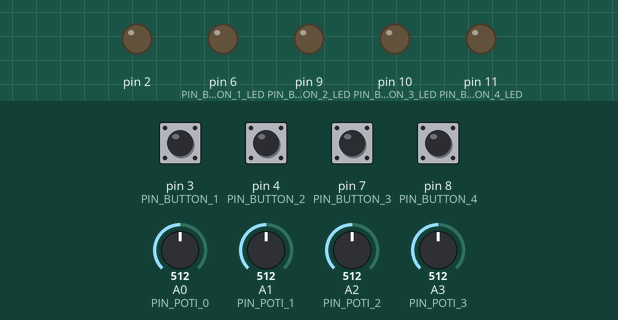
This program was run on a simulated Arduino Uno, built with avr-gcc and run on an emulated ATmega328P. Parts: output pins drawn as LEDs (lit = HIGH). The test bench sets the inputs (shaded band); at power-on: pin 3 (PIN_BUTTON_1), pin 4 (PIN_BUTTON_2), pin 7 (PIN_BUTTON_3), pin 8 (PIN_BUTTON_4) HIGH, A0 (PIN_POTI_0) = 512, A1 (PIN_POTI_1) = 512, A2 (PIN_POTI_2) = 512, A3 (PIN_POTI_3) = 512.

Above: at 1.2 s.
1.3 s: pin 3 (PIN_BUTTON_1) pulled LOW for 1 s
At 3.5 s:
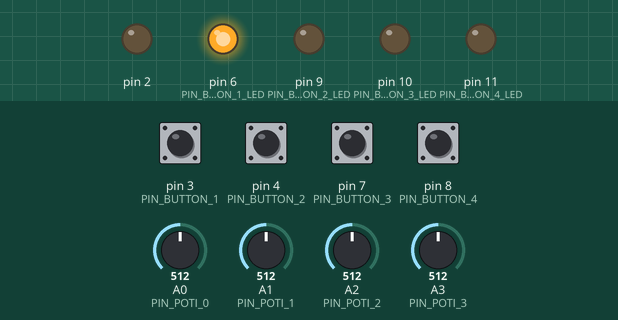
3.8 s: pin 4 (PIN_BUTTON_2) pulled LOW for 0.15 s
At 4.3 s:
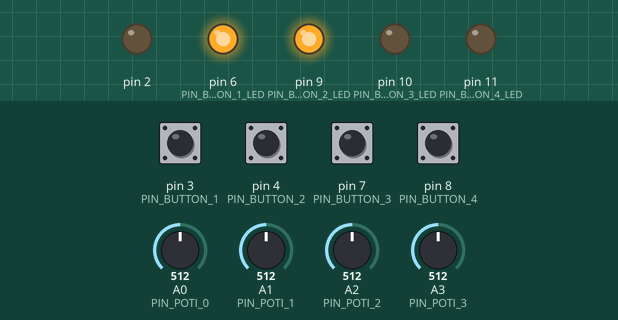
5.4 s: pin 7 (PIN_BUTTON_3) pulled LOW for 0.15 s
At 6.7 s:
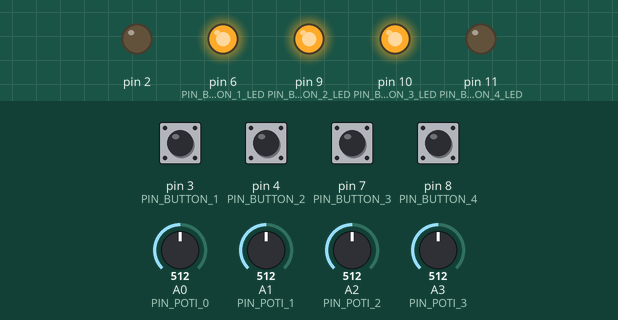
7.0 s: pin 8 (PIN_BUTTON_4) pulled LOW for 0.15 s
At 7.9 s:
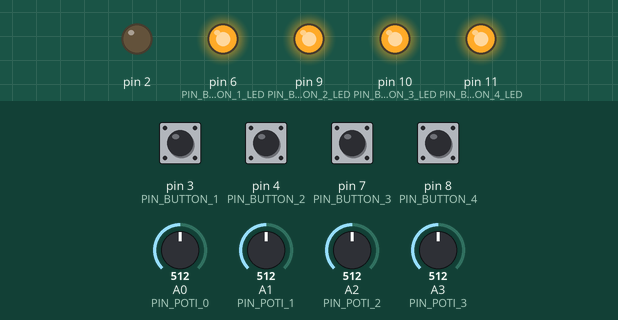
8.6 s: pin 3 (PIN_BUTTON_1) pulled LOW for 0.15 s
At 9.1 s:
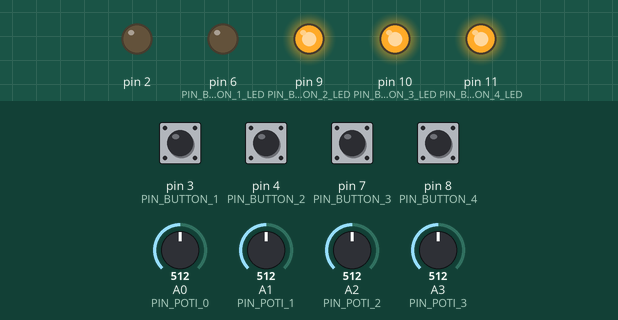
10.2 s: pin 4 (PIN_BUTTON_2) pulled LOW for 1 s
At 11.6 s:
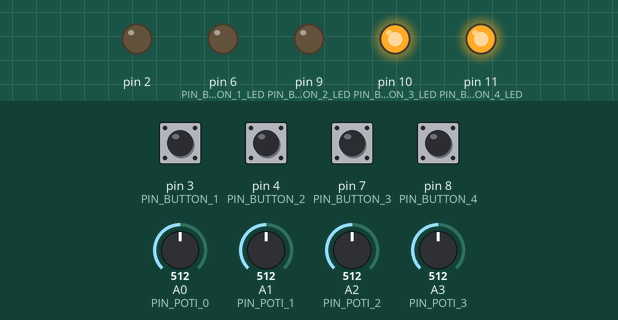
Timing chart, 0 to 13.2 s (numbered marks = the images above; inputs shaded):
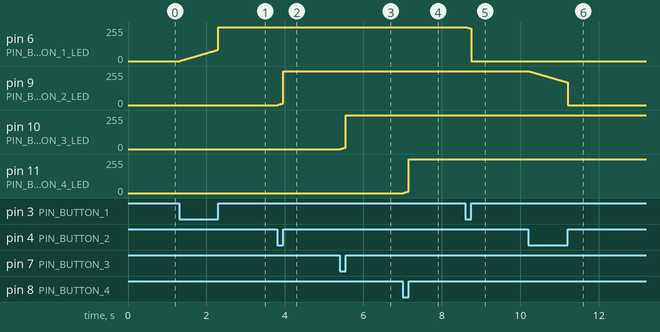

Measured:
- after the input at 1.3 s, pin 6 (PIN_BUTTON_1_LED): moves from 0/255 to 255/255 over 0.99 s, starting at once
- after the input at 3.8 s, pin 9 (PIN_BUTTON_2_LED): moves from 0/255 to 255/255 over 0.14 s, starting at once
- after the input at 5.4 s, pin 10 (PIN_BUTTON_3_LED): moves from 0/255 to 255/255 over 0.14 s, starting at once
- after the input at 7.0 s, pin 11 (PIN_BUTTON_4_LED): moves from 0/255 to 255/255 over 0.14 s, starting at once
- after the input at 8.6 s, pin 6 (PIN_BUTTON_1_LED): moves from 255/255 to 0/255 over 0.14 s, starting at once
- after the input at 10.2 s, pin 9 (PIN_BUTTON_2_LED): moves from 255/255 to 0/255 over 0.99 s, starting at once

The program:

main.cpp
```cpp
#include <Arduino.h>
#include "ControlChain.h"
#include "control_chain.h"

// enums
enum SOFTBUTTON_STATUS{
        OFF,
        ON,
        FADING_DOWN,
        FADING_UP
};

// settings
uint32_t DEFAULT_FADE_TIME = 3000; // ms
uint32_t MONITOR_UPDATE_INTERVAL = 100; // ms
const float ANALOG_IN_MAX_VALUE = 1023;
const float ANALOG_IN_MIN_VALUE = 0;
const float SOFTBUTTON_MAX_VALUE = 1023;
const float SOFTBUTTON_MIN_VALUE = 0;

// pinout
// pin 0, 1, 2 are used by the Control Chain shield
const uint8_t PIN_BUTTON_0 = 5;
const uint8_t PIN_BUTTON_1 = 3;
const uint8_t PIN_BUTTON_2 = 4;
const uint8_t PIN_BUTTON_3 = 7;
const uint8_t PIN_BUTTON_4 = 8;
const uint8_t PIN_BUTTON_5 = 12;
const uint8_t PIN_BUTTON_1_LED = 6;
const uint8_t PIN_BUTTON_2_LED = 9;
const uint8_t PIN_BUTTON_3_LED = 10;
const uint8_t PIN_BUTTON_4_LED = 11;
const uint8_t PIN_BUTTON_5_LED = 13;
const uint8_t PIN_POTI_0 = A0;
const uint8_t PIN_POTI_1 = A1;
const uint8_t PIN_POTI_2 = A2;
const uint8_t PIN_POTI_3 = A3;
const uint8_t PIN_POTI_4 = A4;
const uint8_t PIN_POTI_5 = A5;

// pinout collecitions
const uint8_t NUMBER_OF_BUTTONS = 4;
const uint8_t PIN_BUTTON[NUMBER_OF_BUTTONS] = {PIN_BUTTON_1, PIN_BUTTON_2, PIN_BUTTON_3, PIN_BUTTON_4};
const uint8_t PIN_BUTTON_LED[NUMBER_OF_BUTTONS] = {PIN_BUTTON_1_LED, PIN_BUTTON_2_LED, PIN_BUTTON_3_LED, PIN_BUTTON_4_LED};
const uint8_t NUMBER_OF_POTIS = 4;
const uint8_t PIN_POTI[NUMBER_OF_POTIS] = {PIN_POTI_0, PIN_POTI_1, PIN_POTI_2, PIN_POTI_3};

// instances
ControlChain cc;

// vars
float value_softbutton[NUMBER_OF_BUTTONS];
uint8_t softbutton_status[NUMBER_OF_BUTTONS];
uint32_t softbutton_fade_timestamp[NUMBER_OF_BUTTONS];
float value_potis[NUMBER_OF_POTIS];

#pragma clang diagnostic push
#pragma ide diagnostic ignored "OCUnusedGlobalDeclarationInspection"
void loop() {
    // set softbutton states
    for (int i = 0; i < NUMBER_OF_BUTTONS; i++) {
        if (softbutton_status[i] == OFF){
            if (digitalRead(PIN_BUTTON[i]) == false) {
                softbutton_status[i] = FADING_UP;
                softbutton_fade_timestamp[i] = millis();
            }
        } else if (softbutton_status[i] == FADING_UP) {
            if (digitalRead(PIN_BUTTON[i]) == true) {
                // button released
                softbutton_status[i] = ON;
            }
        } else if (softbutton_status[i] == ON) {
            if (digitalRead(PIN_BUTTON[i]) == false) {
                softbutton_status[i] = FADING_DOWN;
                softbutton_fade_timestamp[i] = millis();
            }
        } else if (softbutton_status[i] == FADING_DOWN) {
            if (digitalRead(PIN_BUTTON[i]) == true) {
                // button released
                softbutton_status[i] = OFF;
            }
        }
    }

    // update softbutton values and leds
    for (int i = 0; i < NUMBER_OF_BUTTONS; i++) {
        if (softbutton_status[i] == OFF){
            value_softbutton[i] = SOFTBUTTON_MIN_VALUE;
        } else if (softbutton_status[i] == FADING_UP) {
            if (value_softbutton[i] < SOFTBUTTON_MAX_VALUE) {
                value_softbutton[i] = (float) (millis() - softbutton_fade_timestamp[i]) / (float) DEFAULT_FADE_TIME * (SOFTBUTTON_MAX_VALUE - SOFTBUTTON_MIN_VALUE);
            } else {
                value_softbutton[i] = SOFTBUTTON_MAX_VALUE;
            }
        } else if (softbutton_status[i] == ON) {
            value_softbutton[i] = SOFTBUTTON_MAX_VALUE;
        } else if (softbutton_status[i] == FADING_DOWN) {
            if (value_softbutton[i] > SOFTBUTTON_MIN_VALUE) {
                value_softbutton[i] = (float) (softbutton_fade_timestamp[i] + DEFAULT_FADE_TIME - millis()) / (float) DEFAULT_FADE_TIME * (SOFTBUTTON_MAX_VALUE - SOFTBUTTON_MIN_VALUE);
            } else {
                value_softbutton[i] = SOFTBUTTON_MIN_VALUE;
            }
        }

        // update led
        analogWrite(PIN_BUTTON_LED[i], (uint16_t) value_softbutton[i] / 4); // must be converted to 0 .. 255
    }

    // update potis
    for (int i = 0; i < NUMBER_OF_POTIS; i++) {
        value_potis[i] = (float) analogRead(PIN_POTI[i]);
    }

    cc.run();
}

void setup() {
    // pinmode
    for (unsigned char i : PIN_BUTTON) {
        pinMode(i, INPUT_PULLUP);
    }

    // initialize control chain
    // note that control chain requires the Serial 0 and pin 2, which means
    // these peripherals won't be available to be used in your program
    cc.begin();

    // define device name (1st parameter) and its URI (2nd parameter)
    // the URI must be an unique identifier for your device. A good practice
    // is to use a URL pointing to your project's code or documentation
    const char *uri = "https://github.com/stephanbrunner/MOD-controller";
    cc_device_t *device = cc.newDevice("MOD-controller", uri);

    // configure softbutton actuator
    cc_actuator_config_t softbutton_actuator_config[NUMBER_OF_BUTTONS];
    for (int i = 0; i < NUMBER_OF_BUTTONS; i++) {
        String name = "softbutton ";
        name.concat(i);
        softbutton_actuator_config[i].type = CC_ACTUATOR_CONTINUOUS;
        softbutton_actuator_config[i].name = name.c_str();
        softbutton_actuator_config[i].value = &value_softbutton[i];
        softbutton_actuator_config[i].min = SOFTBUTTON_MIN_VALUE;
        softbutton_actuator_config[i].max = SOFTBUTTON_MAX_VALUE;
        softbutton_actuator_config[i].supported_modes = CC_MODE_REAL | CC_MODE_INTEGER;
        softbutton_actuator_config[i].max_assignments = 1;

        // create and add actuator to device
        cc_actuator_t *actuator;
        actuator = cc.newActuator(&softbutton_actuator_config[i]);
        cc.addActuator(device, actuator);
    }

    // configure poti actuator
    cc_actuator_config_t poti_actuator_config[NUMBER_OF_BUTTONS];
    for (int i = 0; i < NUMBER_OF_POTIS; i++) {
        String name = "potentiometer ";
        name.concat(i);
        poti_actuator_config[i].type = CC_ACTUATOR_CONTINUOUS;
        poti_actuator_config[i].name = name.c_str();
        poti_actuator_config[i].value = &value_potis[i];
        poti_actuator_config[i].min = ANALOG_IN_MIN_VALUE;
        poti_actuator_config[i].max = ANALOG_IN_MAX_VALUE;
        poti_actuator_config[i].supported_modes = CC_MODE_REAL | CC_MODE_INTEGER;
        poti_actuator_config[i].max_assignments = 1;

        // create and add actuator to device
        cc_actuator_t *actuator;
        actuator = cc.newActuator(&poti_actuator_config[i]);
        cc.addActuator(device, actuator);
    }
}
#pragma clang diagnostic pop
```
